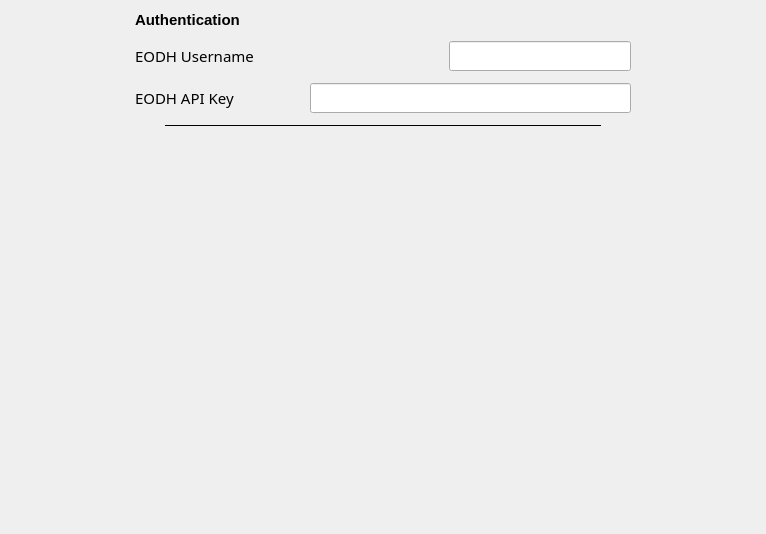
<?xml version="1.0" encoding="UTF-8"?>
<ui version="4.0">
 <class>Form</class>
 <widget class="QWidget" name="Form">
  <property name="geometry">
   <rect>
    <x>0</x>
    <y>0</y>
    <width>766</width>
    <height>534</height>
   </rect>
  </property>
  <property name="font">
   <font>
    <family>Fira Sans</family>
    <pointsize>11</pointsize>
   </font>
  </property>
  <property name="focusPolicy">
   <enum>Qt::StrongFocus</enum>
  </property>
  <property name="windowTitle">
   <string>Form</string>
  </property>
  <property name="styleSheet">
   <string notr="true">QFrame#frame { background: #EFEFEF }

QPushButton { 
	background: #BCCEEB;
	color: #2A3559;
	font-weight: bold;
}</string>
  </property>
  <layout class="QHBoxLayout" name="horizontalLayout" stretch="1,4,1">
   <item>
    <spacer name="horizontalSpacer_3">
     <property name="orientation">
      <enum>Qt::Horizontal</enum>
     </property>
     <property name="sizeHint" stdset="0">
      <size>
       <width>38</width>
       <height>20</height>
      </size>
     </property>
    </spacer>
   </item>
   <item>
    <layout class="QVBoxLayout" name="verticalLayout_4" stretch="0,0,0,0,0,0,0">
     <property name="spacing">
      <number>12</number>
     </property>
     <item>
      <widget class="QLabel" name="label_5">
       <property name="font">
        <font>
         <pointsize>11</pointsize>
         <weight>75</weight>
         <bold>true</bold>
        </font>
       </property>
       <property name="text">
        <string>Authentication</string>
       </property>
      </widget>
     </item>
     <item>
      <layout class="QHBoxLayout" name="horizontalLayout_3">
       <item>
        <widget class="QLabel" name="label_4">
         <property name="text">
          <string>EODH Username</string>
         </property>
        </widget>
       </item>
       <item>
        <spacer name="horizontalSpacer_2">
         <property name="orientation">
          <enum>Qt::Horizontal</enum>
         </property>
         <property name="sizeHint" stdset="0">
          <size>
           <width>40</width>
           <height>20</height>
          </size>
         </property>
        </spacer>
       </item>
       <item>
        <widget class="QLineEdit" name="username_input"/>
       </item>
      </layout>
     </item>
     <item>
      <layout class="QHBoxLayout" name="horizontalLayout_2" stretch="1,1,5">
       <item>
        <widget class="QLabel" name="label_3">
         <property name="text">
          <string>EODH API Key</string>
         </property>
        </widget>
       </item>
       <item>
        <spacer name="horizontalSpacer">
         <property name="orientation">
          <enum>Qt::Horizontal</enum>
         </property>
         <property name="sizeHint" stdset="0">
          <size>
           <width>40</width>
           <height>20</height>
          </size>
         </property>
        </spacer>
       </item>
       <item>
        <widget class="QLineEdit" name="token_input">
         <property name="inputMask">
          <string/>
         </property>
         <property name="text">
          <string/>
         </property>
         <property name="echoMode">
          <enum>QLineEdit::Password</enum>
         </property>
        </widget>
       </item>
      </layout>
     </item>
     <item>
      <widget class="Line" name="line">
       <property name="styleSheet">
        <string notr="true">border-top: 1px solid black;
margin-right: 30px;
margin-left: 30px;</string>
       </property>
       <property name="orientation">
        <enum>Qt::Horizontal</enum>
       </property>
      </widget>
     </item>
     <item>
      <layout class="QHBoxLayout" name="horizontalLayout_4"/>
     </item>
     <item>
      <layout class="QHBoxLayout" name="horizontalLayout_5"/>
     </item>
     <item>
      <spacer name="verticalSpacer">
       <property name="orientation">
        <enum>Qt::Vertical</enum>
       </property>
       <property name="sizeHint" stdset="0">
        <size>
         <width>20</width>
         <height>40</height>
        </size>
       </property>
      </spacer>
     </item>
    </layout>
   </item>
   <item>
    <spacer name="horizontalSpacer_4">
     <property name="orientation">
      <enum>Qt::Horizontal</enum>
     </property>
     <property name="sizeHint" stdset="0">
      <size>
       <width>181</width>
       <height>20</height>
      </size>
     </property>
    </spacer>
   </item>
  </layout>
 </widget>
 <resources/>
 <connections/>
</ui>
